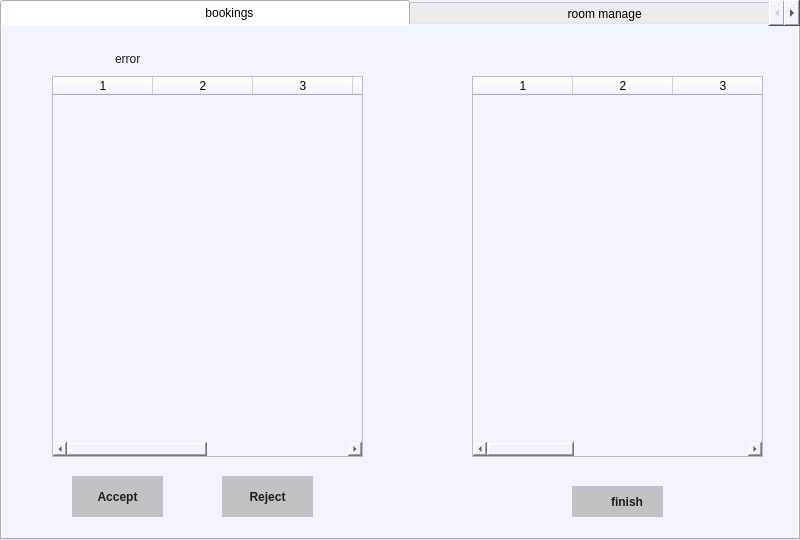
<?xml version="1.0" encoding="UTF-8"?>
<ui version="4.0">
 <class>HotelManaerTab</class>
 <widget class="QTabWidget" name="HotelManaerTab">
  <property name="geometry">
   <rect>
    <x>0</x>
    <y>0</y>
    <width>800</width>
    <height>540</height>
   </rect>
  </property>
  <property name="font">
   <font>
    <family>Microsoft JhengHei UI</family>
   </font>
  </property>
  <property name="windowTitle">
   <string>TODO</string>
  </property>
  <property name="styleSheet">
   <string notr="true">QWidget {
  background-color: #eff4ff;
}</string>
  </property>
  <property name="tabShape">
   <enum>QTabWidget::Rounded</enum>
  </property>
  <property name="currentIndex">
   <number>0</number>
  </property>
  <property name="movable">
   <bool>false</bool>
  </property>
  <widget class="QWidget" name="booking_tab">
   <attribute name="title">
    <string>                                                          bookings                                           </string>
   </attribute>
   <widget class="QTableWidget" name="receive_table">
    <property name="geometry">
     <rect>
      <x>50</x>
      <y>50</y>
      <width>311</width>
      <height>381</height>
     </rect>
    </property>
    <property name="columnCount">
     <number>6</number>
    </property>
    <column/>
    <column/>
    <column/>
    <column/>
    <column/>
    <column/>
   </widget>
   <widget class="QTableWidget" name="unfinish_table">
    <property name="geometry">
     <rect>
      <x>470</x>
      <y>50</y>
      <width>291</width>
      <height>381</height>
     </rect>
    </property>
    <property name="columnCount">
     <number>6</number>
    </property>
    <column/>
    <column/>
    <column/>
    <column/>
    <column/>
    <column/>
   </widget>
   <widget class="QPushButton" name="accept_button">
    <property name="geometry">
     <rect>
      <x>70</x>
      <y>450</y>
      <width>91</width>
      <height>41</height>
     </rect>
    </property>
    <property name="font">
     <font>
      <family>Microsoft YaHei UI</family>
      <weight>75</weight>
      <bold>true</bold>
     </font>
    </property>
    <property name="styleSheet">
     <string notr="true">QPushButton
{
  color: #1d1d1d;
  background-color: #bdc3c7;
  border:none;
  padding: 3px;
  font-family:&quot;Microsoft YaHei UI&quot;;
  text-align: center;
}

QPushButton:hover, QPushButton:pressed , QPushButton:checked
{
  background-color:  #95a5a6;
	text-align: right;
	padding-right: 20px;

}
QPushButton:hover
{
  background-image: url(:/qss/icon/tick.png);
	background-repeat:no-repeat;
	background-position: center left;
}
QPushButton:pressed, QPushButton:checked
{
  background-image: url(:/qss/icon/tick.png);
	background-repeat:no-repeat;
	background-position: center left;
}
</string>
    </property>
    <property name="text">
     <string>Accept</string>
    </property>
   </widget>
   <widget class="QPushButton" name="reject_button">
    <property name="geometry">
     <rect>
      <x>220</x>
      <y>450</y>
      <width>91</width>
      <height>41</height>
     </rect>
    </property>
    <property name="font">
     <font>
      <family>Microsoft YaHei UI</family>
      <weight>75</weight>
      <bold>true</bold>
     </font>
    </property>
    <property name="styleSheet">
     <string notr="true">QPushButton
{
  color: #1d1d1d;
  background-color: #bdc3c7;
  border:none;
  padding: 3px;
  font-family:&quot;Microsoft YaHei UI&quot;;
  text-align: center;
}

QPushButton:hover, QPushButton:pressed , QPushButton:checked
{
  background-color:  #95a5a6;
	text-align: right;
	padding-right: 20px;

}
QPushButton:hover
{
  background-image: url(:/qss/icon/cross.png);
	background-repeat:no-repeat;
	background-position: center left;
}
QPushButton:pressed, QPushButton:checked
{
  background-image: url(:/qss/icon/cross.png);
	background-repeat:no-repeat;
	background-position: center left;
}
</string>
    </property>
    <property name="text">
     <string>Reject</string>
    </property>
   </widget>
   <widget class="QLabel" name="error_booking_label">
    <property name="geometry">
     <rect>
      <x>80</x>
      <y>20</y>
      <width>321</width>
      <height>25</height>
     </rect>
    </property>
    <property name="styleSheet">
     <string notr="true">QLabel
{
  color: #1d1d1d;
  background-color: none;
  border: none;
  padding-left: 30px;
  font-family:&quot;Microsoft YaHei UI&quot;;
  text-align: left;
  background-image: url(:/qss/icon/error.png);
  background-repeat:no-repeat;
  background-position: center left;
}</string>
    </property>
    <property name="text">
     <string>error</string>
    </property>
   </widget>
   <widget class="QPushButton" name="finish_button">
    <property name="geometry">
     <rect>
      <x>570</x>
      <y>460</y>
      <width>91</width>
      <height>31</height>
     </rect>
    </property>
    <property name="font">
     <font>
      <family>Microsoft YaHei UI</family>
      <weight>75</weight>
      <bold>true</bold>
     </font>
    </property>
    <property name="styleSheet">
     <string notr="true">QPushButton
{
  color: #1d1d1d;
  background-color: #bdc3c7;
  border:none;
  padding: 3px;
  font-family:&quot;Microsoft YaHei UI&quot;;
  text-align: right;
  padding-right: 20px;
  background-image: url(:/qss/icon/go_away.png);
  background-repeat:no-repeat;
  background-position: center left;
}

QPushButton:hover, QPushButton:pressed , QPushButton:checked
{
  background-color:  #95a5a6;
}


</string>
    </property>
    <property name="text">
     <string>finish</string>
    </property>
   </widget>
  </widget>
  <widget class="QWidget" name="room_manage_tab">
   <attribute name="title">
    <string>                                            room manage                                                             </string>
   </attribute>
   <widget class="QTableWidget" name="room_table">
    <property name="geometry">
     <rect>
      <x>40</x>
      <y>60</y>
      <width>311</width>
      <height>421</height>
     </rect>
    </property>
    <property name="columnCount">
     <number>4</number>
    </property>
    <column/>
    <column/>
    <column/>
    <column/>
   </widget>
   <widget class="QGroupBox" name="setprice_groupbox">
    <property name="geometry">
     <rect>
      <x>580</x>
      <y>50</y>
      <width>191</width>
      <height>101</height>
     </rect>
    </property>
    <property name="font">
     <font>
      <family>Microsoft YaHei UI</family>
     </font>
    </property>
    <property name="styleSheet">
     <string notr="true">QGroupBox 
{
  border: 1px solid #1d1d1d;
  border-top: 1px solid #1d1d1d;
  padding: 5px
}

 
QGroupBox::title
{
   
border: 1px solid #1d1d1d;
    border-bottom: none;
    border-letf:none;
    border-right:none;
     padding: -20 5px;  
    
}</string>
    </property>
    <property name="title">
     <string>set price</string>
    </property>
    <widget class="QLineEdit" name="pirce_lineedit">
     <property name="geometry">
      <rect>
       <x>10</x>
       <y>70</y>
       <width>101</width>
       <height>20</height>
      </rect>
     </property>
     <property name="layoutDirection">
      <enum>Qt::LeftToRight</enum>
     </property>
     <property name="styleSheet">
      <string notr="true">QLineEdit
{
  color: #1d1d1d;
  background-color: #ecf0f1;
  border: 2px solid #2c3e50;
  font-family:&quot;Microsoft YaHei UI&quot;;
}


</string>
     </property>
     <property name="frame">
      <bool>true</bool>
     </property>
     <property name="placeholderText">
      <string>new price</string>
     </property>
    </widget>
    <widget class="QPushButton" name="reset_price_button">
     <property name="geometry">
      <rect>
       <x>10</x>
       <y>30</y>
       <width>75</width>
       <height>23</height>
      </rect>
     </property>
     <property name="styleSheet">
      <string notr="true">QPushButton
{
  color: #1d1d1d;
  background-color: #bdc3c7;
	border:none;
  padding: 3px;
  font-family:&quot;Microsoft YaHei UI&quot;;
	text-align: center;
}
QPushButton:hover, QPushButton:pressed , QPushButton:checked
{
  background-color:  #95a5a6;
  text-align: right;
  padding-right: 5px;

}
</string>
     </property>
     <property name="text">
      <string>Reset Price</string>
     </property>
    </widget>
    <widget class="QPushButton" name="reset_price_similar_button">
     <property name="geometry">
      <rect>
       <x>90</x>
       <y>30</y>
       <width>91</width>
       <height>21</height>
      </rect>
     </property>
     <property name="styleSheet">
      <string notr="true">QPushButton
{
  color: #1d1d1d;
  background-color: #bdc3c7;
	border:none;
  padding: 3px;
  font-family:&quot;Microsoft YaHei UI&quot;;
	text-align: center;
}
QPushButton:hover, QPushButton:pressed , QPushButton:checked
{
  background-color:  #95a5a6;
	text-align: right;
	padding-right: 5px;

}
</string>
     </property>
     <property name="text">
      <string>Reset similar</string>
     </property>
    </widget>
   </widget>
   <widget class="QGroupBox" name="searchroom_groupbox">
    <property name="geometry">
     <rect>
      <x>380</x>
      <y>50</y>
      <width>191</width>
      <height>101</height>
     </rect>
    </property>
    <property name="font">
     <font>
      <family>Microsoft YaHei UI</family>
     </font>
    </property>
    <property name="styleSheet">
     <string notr="true">QGroupBox 
{
  border: 1px solid #1d1d1d;
  border-top: 1px solid #1d1d1d;
  padding: 5px
}

 
QGroupBox::title
{
   
border: 1px solid #1d1d1d;
    border-bottom: none;
    border-letf:none;
    border-right:none;
     padding: -20 5px;  
    
}</string>
    </property>
    <property name="title">
     <string>search</string>
    </property>
    <widget class="QLineEdit" name="room_type_lineedit">
     <property name="geometry">
      <rect>
       <x>30</x>
       <y>20</y>
       <width>141</width>
       <height>20</height>
      </rect>
     </property>
     <property name="styleSheet">
      <string notr="true">QLineEdit
{
  color: #1d1d1d;
  background-color: #ecf0f1;
  border: 2px solid #2c3e50;
  font-family:&quot;Microsoft YaHei UI&quot;;
}


</string>
     </property>
     <property name="placeholderText">
      <string>room type</string>
     </property>
    </widget>
    <widget class="QPushButton" name="search_button">
     <property name="geometry">
      <rect>
       <x>60</x>
       <y>60</y>
       <width>91</width>
       <height>31</height>
      </rect>
     </property>
     <property name="font">
      <font>
       <family>Microsoft YaHei UI</family>
       <pointsize>9</pointsize>
       <weight>75</weight>
       <bold>true</bold>
      </font>
     </property>
     <property name="styleSheet">
      <string notr="true">QPushButton
{
  color: #1d1d1d;
  background-color: #bdc3c7;
  border:none;
  padding: 3px;
  font-family:&quot;Microsoft YaHei UI&quot;;
  text-align: right;
  padding-right: 20px;
  background-image: url(:/qss/icon/search.png);
  background-repeat:no-repeat;
  background-position: center left;
}

QPushButton:hover, QPushButton:pressed , QPushButton:checked
{
  background-color:  #95a5a6;
}


</string>
     </property>
     <property name="text">
      <string>search</string>
     </property>
    </widget>
   </widget>
   <widget class="QGroupBox" name="booking_group">
    <property name="geometry">
     <rect>
      <x>390</x>
      <y>170</y>
      <width>391</width>
      <height>301</height>
     </rect>
    </property>
    <property name="font">
     <font>
      <family>Microsoft YaHei UI</family>
      <weight>50</weight>
      <bold>false</bold>
     </font>
    </property>
    <property name="styleSheet">
     <string notr="true">QGroupBox 
{
  border: 1px solid #1d1d1d;
  border-top: 1px solid #1d1d1d;
  padding: 5px
}

 
QGroupBox::title
{
   
border: 1px solid #1d1d1d;
    border-bottom: none;
    border-letf:none;
    border-right:none;
     padding: -20 5px;  
    
}</string>
    </property>
    <property name="title">
     <string>booking dates</string>
    </property>
    <widget class="QTableWidget" name="booking_date_list">
     <property name="geometry">
      <rect>
       <x>70</x>
       <y>30</y>
       <width>256</width>
       <height>251</height>
      </rect>
     </property>
     <property name="columnCount">
      <number>1</number>
     </property>
     <column>
      <property name="text">
       <string>date</string>
      </property>
     </column>
    </widget>
   </widget>
  </widget>
 </widget>
 <resources/>
 <connections/>
</ui>
